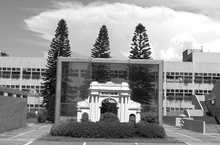
%> input picture data/garden_gray.jpg, 220 x 145 px, shrunk from 467 x 307 before the run
$ octave hw1_2_unsharpMask.m   (GNU Octave 9; MATLAB toolbox functions it lacks are replaced by stand-ins)
%> lines starting %> are read from the running program, lines starting %| are printed output that depends on the picture
clear all;

I =imread('data\garden_gray.jpg');
%> I is the input picture: size 145x220 uint8; min 0, max 255, mean 147.1
J =imread('data\garden_gray.jpg');
K =imread('data\garden_gray.jpg');
figure,subplot 121, imshow(I);title('Original');
kernel=[1/16 2/16 1/16;2/16 4/16 4/16;1/16 2/16 1/16];
[M,N]=size(I);
%> M = 145; N = 220
A=zeros(size(I));
A2=zeros(size(I));
fliter=zeros(size(I));
i=(3-1)/2;
j=(3-1)/2;
for x=1:M
    for y=1:N
        for v=1:3
             mm = 3-v +1;
            for w=1:3
                nn = 3-w+1;
                ii = x + (v - i)+1;
                jj = y + (w - j)+1;
                if( ii > 0 && ii <= M && jj > 0 && jj <= N )
                     A(x,y) = A(x,y)+(I(ii,jj)*kernel(mm,nn));
                end
            end
        end
         I(x,y) = A(x,y);
         K(x,y)=2*J(x,y)-I(x,y);
    end

end
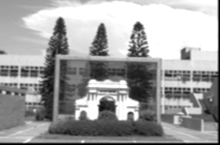
%> A: size 145x220 double; min 0, max 255, mean 159.4
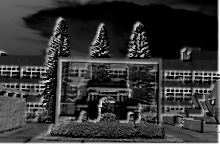
%> K: size 145x220 uint8; min 0, max 255, mean 55.2
subplot 122,imshow(K); title('UnsharpMask');
